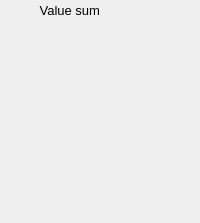
    <widget class="PyDMFrame" name="composite_7">
      <property name="geometry">
        <rect>
          <x>655</x>
          <y>41</y>
          <width>200</width>
          <height>223</height>
        </rect>
      </property>
      <widget class="QLabel" name="text_7">
        <property name="geometry">
          <rect>
            <x>10</x>
            <y>0</y>
            <width>90</width>
            <height>20</height>
          </rect>
        </property>
        <property name="text">
          <string>Value sum</string>
        </property>
        <property name="font" stdset="0">
          <font>
            <pointsize>10</pointsize>
          </font>
        </property>
        <property name="brush" stdset="0">
          <brush brushstyle="SolidPattern">
            <color alpha="255">
              <red>0</red>
              <green>0</green>
              <blue>0</blue>
            </color>
          </brush>
        </property>
        <property name="toolTip">
          <string>text_7</string>
        </property>
        <property name="alignment">
          <set>Qt::AlignRight|Qt::AlignTrailing|Qt::AlignVCenter</set>
        </property>
        <property name="styleSheet">
          <string notr="true">QLabel#text_7 {
  color: rgb(0, 0, 0);
  }</string>
        </property>
      </widget>
      <widget class="PyDMLabel" name="text_update_18">
        <property name="geometry">
          <rect>
            <x>0</x>
            <y>30</y>
            <width>200</width>
            <height>18</height>
          </rect>
        </property>
        <property name="toolTip">
          <string>PV: ${prefix}${A1}ValueSum_RBV</string>
        </property>
        <property name="channel" stdset="0">
          <string>ca://${prefix}${A1}ValueSum_RBV</string>
        </property>
        <property name="font" stdset="0">
          <font>
            <pointsize>10</pointsize>
          </font>
        </property>
        <property name="alignment">
          <set>Qt::AlignLeading|Qt::AlignLeft|Qt::AlignVCenter</set>
        </property>
        <property name="textInteractionFlags">
          <set>Qt::TextSelectableByKeyboard|Qt::TextSelectableByMouse</set>
        </property>
        <property name="styleSheet">
          <string notr="true">PyDMLabel#text_update_18 {
  color: rgb(10, 0, 184);
  background-color: rgb(187, 187, 187);
  }</string>
        </property>
      </widget>
      <widget class="PyDMLabel" name="text_update_19">
        <property name="geometry">
          <rect>
            <x>0</x>
            <y>55</y>
            <width>200</width>
            <height>18</height>
          </rect>
        </property>
        <property name="toolTip">
          <string>PV: ${prefix}${A2}ValueSum_RBV</string>
        </property>
        <property name="channel" stdset="0">
          <string>ca://${prefix}${A2}ValueSum_RBV</string>
        </property>
        <property name="font" stdset="0">
          <font>
            <pointsize>10</pointsize>
          </font>
        </property>
        <property name="alignment">
          <set>Qt::AlignLeading|Qt::AlignLeft|Qt::AlignVCenter</set>
        </property>
        <property name="textInteractionFlags">
          <set>Qt::TextSelectableByKeyboard|Qt::TextSelectableByMouse</set>
        </property>
        <property name="styleSheet">
          <string notr="true">PyDMLabel#text_update_19 {
  color: rgb(10, 0, 184);
  background-color: rgb(187, 187, 187);
  }</string>
        </property>
      </widget>
      <widget class="PyDMLabel" name="text_update_20">
        <property name="geometry">
          <rect>
            <x>0</x>
            <y>80</y>
            <width>200</width>
            <height>18</height>
          </rect>
        </property>
        <property name="toolTip">
          <string>PV: ${prefix}${A3}ValueSum_RBV</string>
        </property>
        <property name="channel" stdset="0">
          <string>ca://${prefix}${A3}ValueSum_RBV</string>
        </property>
        <property name="font" stdset="0">
          <font>
            <pointsize>10</pointsize>
          </font>
        </property>
        <property name="alignment">
          <set>Qt::AlignLeading|Qt::AlignLeft|Qt::AlignVCenter</set>
        </property>
        <property name="textInteractionFlags">
          <set>Qt::TextSelectableByKeyboard|Qt::TextSelectableByMouse</set>
        </property>
        <property name="styleSheet">
          <string notr="true">PyDMLabel#text_update_20 {
  color: rgb(10, 0, 184);
  background-color: rgb(187, 187, 187);
  }</string>
        </property>
      </widget>
      <widget class="PyDMLabel" name="text_update_21">
        <property name="geometry">
          <rect>
            <x>0</x>
            <y>105</y>
            <width>200</width>
            <height>18</height>
          </rect>
        </property>
        <property name="toolTip">
          <string>PV: ${prefix}${A4}ValueSum_RBV</string>
        </property>
        <property name="channel" stdset="0">
          <string>ca://${prefix}${A4}ValueSum_RBV</string>
        </property>
        <property name="font" stdset="0">
          <font>
            <pointsize>10</pointsize>
          </font>
        </property>
        <property name="alignment">
          <set>Qt::AlignLeading|Qt::AlignLeft|Qt::AlignVCenter</set>
        </property>
        <property name="textInteractionFlags">
          <set>Qt::TextSelectableByKeyboard|Qt::TextSelectableByMouse</set>
        </property>
        <property name="styleSheet">
          <string notr="true">PyDMLabel#text_update_21 {
  color: rgb(10, 0, 184);
  background-color: rgb(187, 187, 187);
  }</string>
        </property>
      </widget>
      <widget class="PyDMLabel" name="text_update_22">
        <property name="geometry">
          <rect>
            <x>0</x>
            <y>130</y>
            <width>200</width>
            <height>18</height>
          </rect>
        </property>
        <property name="toolTip">
          <string>PV: ${prefix}${A5}ValueSum_RBV</string>
        </property>
        <property name="channel" stdset="0">
          <string>ca://${prefix}${A5}ValueSum_RBV</string>
        </property>
        <property name="font" stdset="0">
          <font>
            <pointsize>10</pointsize>
          </font>
        </property>
        <property name="alignment">
          <set>Qt::AlignLeading|Qt::AlignLeft|Qt::AlignVCenter</set>
        </property>
        <property name="textInteractionFlags">
          <set>Qt::TextSelectableByKeyboard|Qt::TextSelectableByMouse</set>
        </property>
        <property name="styleSheet">
          <string notr="true">PyDMLabel#text_update_22 {
  color: rgb(10, 0, 184);
  background-color: rgb(187, 187, 187);
  }</string>
        </property>
      </widget>
      <widget class="PyDMLabel" name="text_update_23">
        <property name="geometry">
          <rect>
            <x>0</x>
            <y>155</y>
            <width>200</width>
            <height>18</height>
          </rect>
        </property>
        <property name="toolTip">
          <string>PV: ${prefix}${A6}ValueSum_RBV</string>
        </property>
        <property name="channel" stdset="0">
          <string>ca://${prefix}${A6}ValueSum_RBV</string>
        </property>
        <property name="font" stdset="0">
          <font>
            <pointsize>10</pointsize>
          </font>
        </property>
        <property name="alignment">
          <set>Qt::AlignLeading|Qt::AlignLeft|Qt::AlignVCenter</set>
        </property>
        <property name="textInteractionFlags">
          <set>Qt::TextSelectableByKeyboard|Qt::TextSelectableByMouse</set>
        </property>
        <property name="styleSheet">
          <string notr="true">PyDMLabel#text_update_23 {
  color: rgb(10, 0, 184);
  background-color: rgb(187, 187, 187);
  }</string>
        </property>
      </widget>
      <widget class="PyDMLabel" name="text_update_24">
        <property name="geometry">
          <rect>
            <x>0</x>
            <y>180</y>
            <width>200</width>
            <height>18</height>
          </rect>
        </property>
        <property name="toolTip">
          <string>PV: ${prefix}${A7}ValueSum_RBV</string>
        </property>
        <property name="channel" stdset="0">
          <string>ca://${prefix}${A7}ValueSum_RBV</string>
        </property>
        <property name="font" stdset="0">
          <font>
            <pointsize>10</pointsize>
          </font>
        </property>
        <property name="alignment">
          <set>Qt::AlignLeading|Qt::AlignLeft|Qt::AlignVCenter</set>
        </property>
        <property name="textInteractionFlags">
          <set>Qt::TextSelectableByKeyboard|Qt::TextSelectableByMouse</set>
        </property>
        <property name="styleSheet">
          <string notr="true">PyDMLabel#text_update_24 {
  color: rgb(10, 0, 184);
  background-color: rgb(187, 187, 187);
  }</string>
        </property>
      </widget>
      <widget class="PyDMLabel" name="text_update_25">
        <property name="geometry">
          <rect>
            <x>0</x>
            <y>205</y>
            <width>200</width>
            <height>18</height>
          </rect>
        </property>
        <property name="toolTip">
          <string>PV: ${prefix}${A8}ValueSum_RBV</string>
        </property>
        <property name="channel" stdset="0">
          <string>ca://${prefix}${A8}ValueSum_RBV</string>
        </property>
        <property name="font" stdset="0">
          <font>
            <pointsize>10</pointsize>
          </font>
        </property>
        <property name="alignment">
          <set>Qt::AlignLeading|Qt::AlignLeft|Qt::AlignVCenter</set>
        </property>
        <property name="textInteractionFlags">
          <set>Qt::TextSelectableByKeyboard|Qt::TextSelectableByMouse</set>
        </property>
        <property name="styleSheet">
          <string notr="true">PyDMLabel#text_update_25 {
  color: rgb(10, 0, 184);
  background-color: rgb(187, 187, 187);
  }</string>
        </property>
      </widget>
    </widget>
